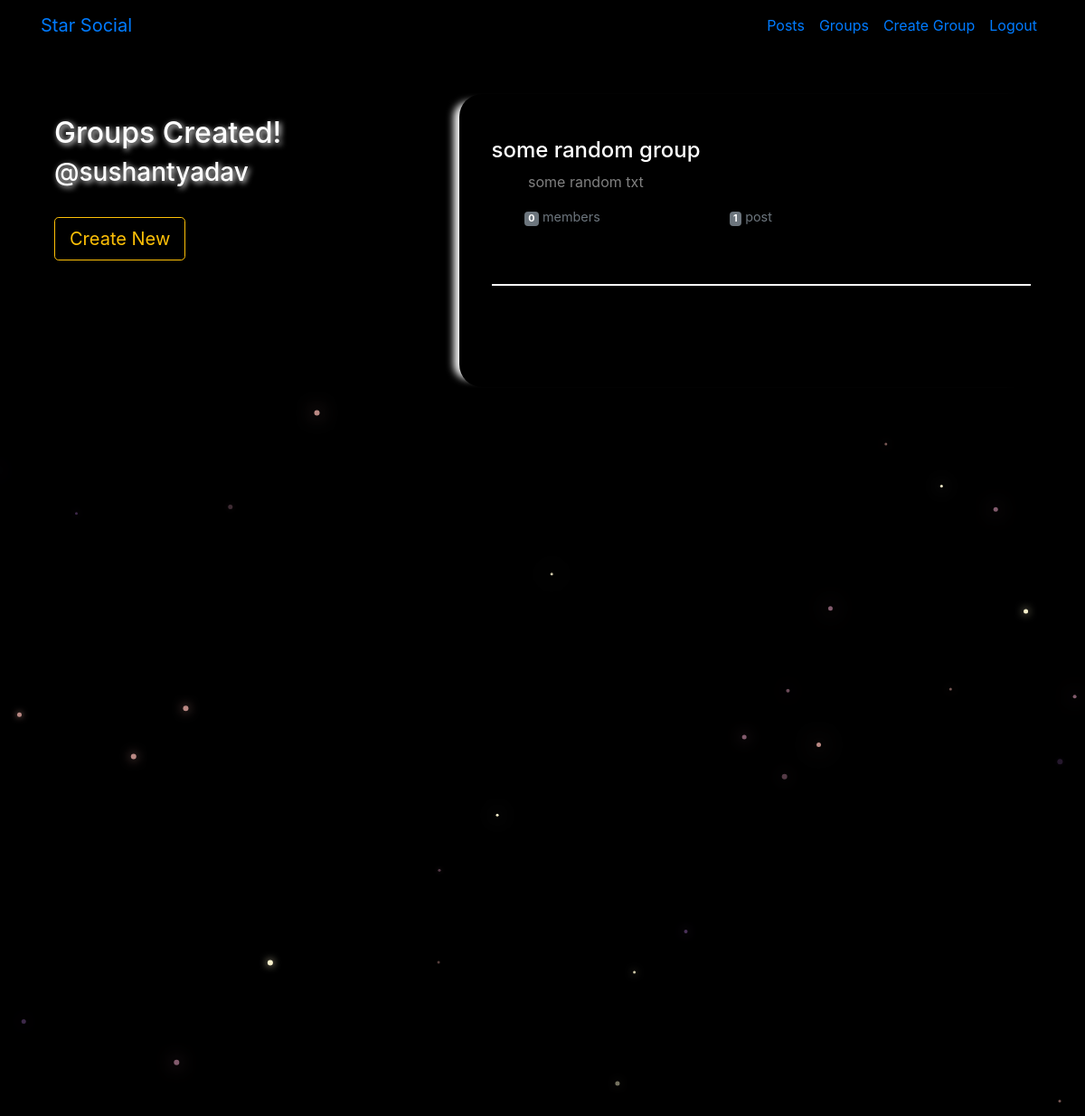
Screenshot of /starSocial/groups/list/created/ (signed in) with the database file from the repository.
### groups/models.py (models this page shows, shortened)
class Group(models.Model):
    name = models.CharField(max_length=100, unique=True)
    admin = models.ForeignKey(User, on_delete=models.SET_NULL, null=True, related_name='groupAdmin')
    slug = models.SlugField(allow_unicode=True)
    desc = models.CharField(max_length=255)
    desc_html = models.TextField()
    createdAt = models.DateTimeField(auto_now=True)
    members = models.ManyToManyField(User, through='GroupMember')
    class Meta:
        ordering = ['-createdAt']

### groups/views.py (the view)
# urls.py: path('list/created/', views.listCreatedGroup.as_view(), name='listCreatedGroup'),
class listCreatedGroup(LoginRequiredMixin, generic.ListView):
    login_url = LOGIN_URL
    model = Group
    template_name = 'groups/list_created_group.html'
    def get_context_data(self, **kwargs):
        content = super().get_context_data(**kwargs)
        content['object_list'] = content['object_list'].filter(admin=self.request.user)
        return content

### groups/templates/groups/list_created_group.html (shortened to what this page needs)
<!DOCTYPE html>
{% extends 'posts/list_base.html' %}
  {% block list_desc %}
    <br>
    <h2 class="glow-head">Groups Created!</h2>
    <h3 class="glow-head">@{{ user.username }}</h3>
    <br>
    <a href="{% url 'groups:createGroup' %}" class="btn btn-lg btn-outline-warning">Create New</a>
  {% endblock %}
  {% block list_content %}
    {% if object_list.count == 0 %}
      <h3>No Group Is Created Yet!!</h3>
    {% else %}
      <div class="row">
      {% for group in object_list %}
        <div class="col-lg-12">
          <h4><a class="list-a" href="{% url 'groups:detailGroup' slug=group.slug %}">{{ group.name }}</a></h4>
          <p class="small-detail">
            &nbsp&nbsp&nbsp&nbsp&nbsp&nbsp&nbsp&nbsp {{ group.desc }}</p>
          <div class="d-flex w-40 text-18 justify-content-between">
    				<small class="text-muted">
              &nbsp&nbsp&nbsp&nbsp&nbsp&nbsp&nbsp&nbsp <span class="badge badge-secondary">
    					{{ group.members.count }}</span> member{{ group.members.count|pluralize }}</small>
    				<small class="text-muted"><span class="badge badge-secondary">
    					{{ group.groupPost.count }}</span> post{{ group.posts.count|pluralize }}</small>
    			</div>
          <br><br>
          <hr>
          <br><br>
        </div>
      {% endfor %}
      </div>
    {% endif %}
  {% endblock %}

### static/socialClone/css/master.css (style rules this page uses)
body { margin: 0; background-color: black; color:white; }
.glow-head { text-shadow: 2px 2px 6px #FFffff; }
hr { border: 1px groove white; }
.small-detail { font-size: 16px; color: grey; }
.list-a { text-decoration: none; color: #ffffff; }
.text-18 { font-size: 18px; }

### rows the page displays
Group: name "some random group", desc "some random txt", members.count "0", groupPost.count "1"

### other values shown
{{ user.username }} "sushantyadav"
